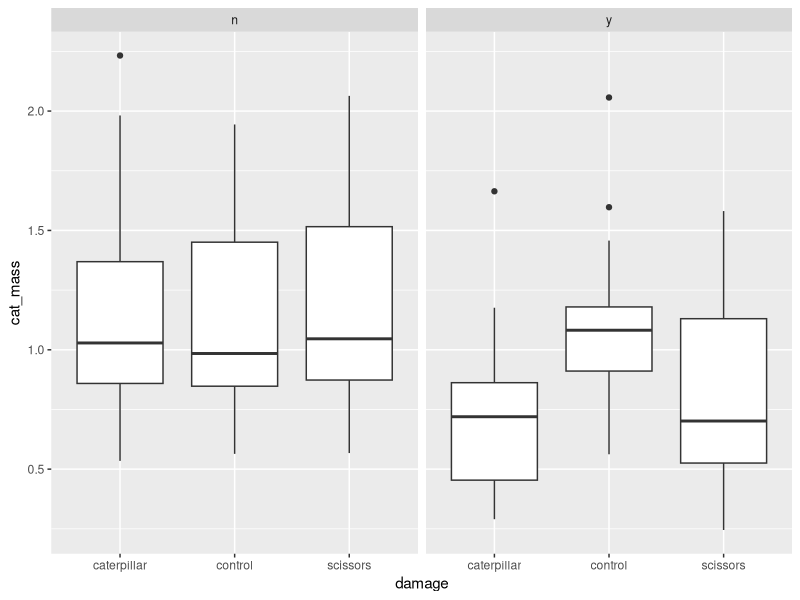
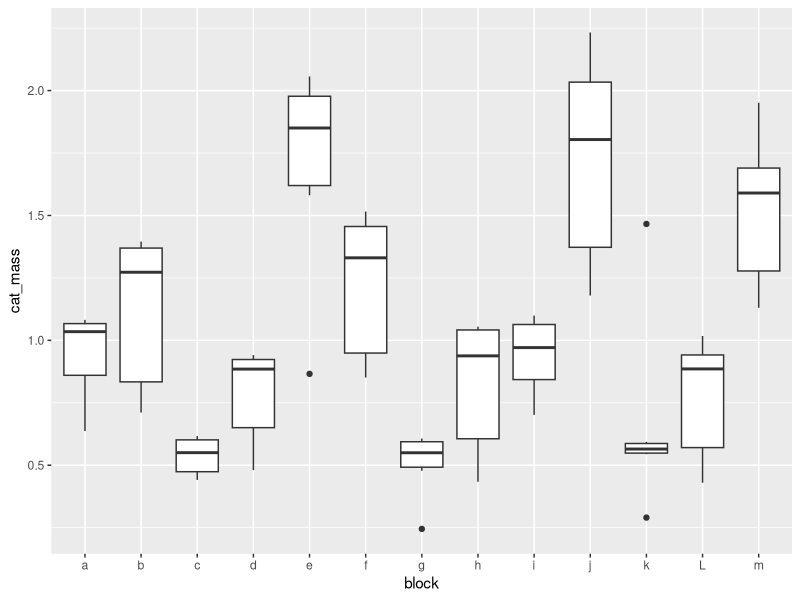
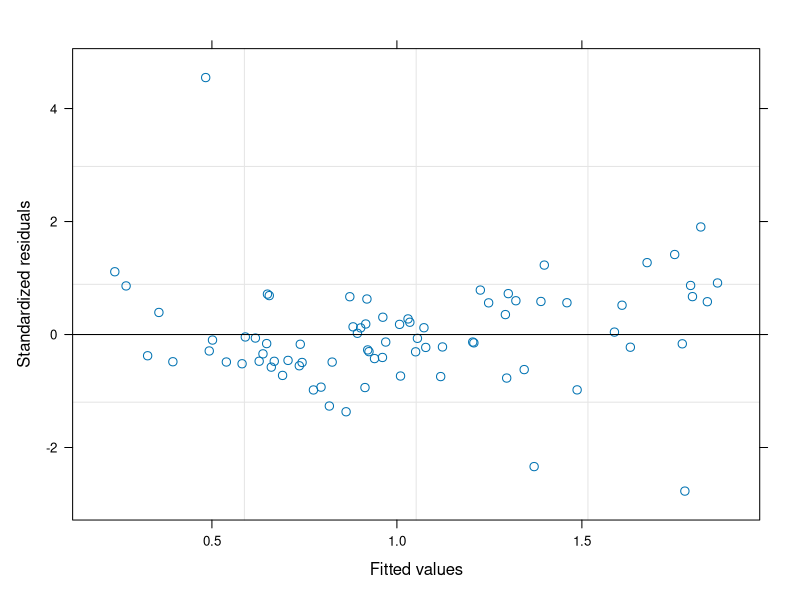
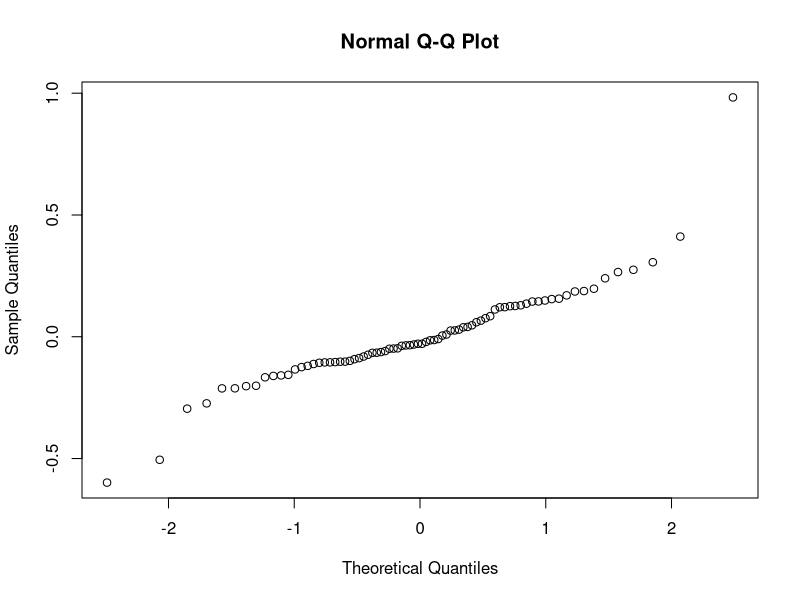
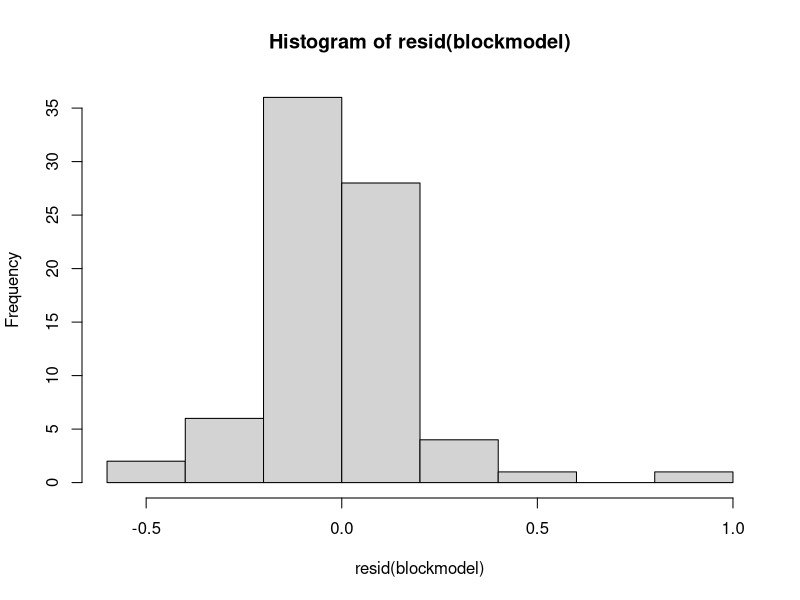

The R script that drew these images, in order:
## ---- chunk 1
library(lme4)
library(tidyverse)
## ---- chunk 2
plantdata <- read.csv("blocked_experiment.csv")

#quick look at the relationships between the DV and IVs, ignoring block:
ggplant <- ggplot(plantdata, aes(x = damage, y = cat_mass)) +
  geom_boxplot() +
  facet_wrap(.~AMF)
ggplant
## ---- chunk 3
#quick look at the variation among blocks. Note that there is lots!
ggblock <- ggplot(plantdata, aes(x = block, y = cat_mass)) +
  geom_boxplot()
ggblock
## ---- chunk 4

library(nlme) #normally this would go up at the top in the {r setup} chunk

#here's how we make the model using lme():
blockmodel <- lme(cat_mass ~ AMF * damage, random = ~1|block, data = plantdata, method="ML")
#the "random = ~1|block" part tells the lme function that the (categorical) variable block is being treated as the random intercept. 

plot(blockmodel) #this produces the same as the first autoplot
qqnorm(residuals(blockmodel)) #this produces the qqnorm like you see in the autoplot
hist(resid(blockmodel)) #here's a way to just look at a historgram of the residuals to eyeball normality. Note that you can abbreviate "residuals" to "resid" and it still works, so you don't spent hours typing those four extra characters. Can you imagine unnecessarily typing that many extra words in your R code? That would be a crazy thing for a person to do. 

# we have a lovely balanced design, so little-a anova works fine:
anova(blockmodel)

#summary produces the familiar summary table, which you can use to see the slopes & intercepts, although in this case it's the intercept and differences-of-intercepts because we only have categorical IVs. 
summary(blockmodel)

#another approach to evaluating your fixed factors is to test each factor one at a time, using likelihood ratio tests. This is used fairly commonly, but it still has the challenge of deciding which order to test things. As a rule, interactions get tested before main effects, but otherwise it's up to you to decide the order.

#likelihood ratio approach - manually testing each fixed factor
blockmodel2 <- update(blockmodel, ~.-AMF:damage) #this is a shortcut to running the next line of code. They do the same thing. 
blockmodel2 <- lme(cat_mass ~ AMF + damage, random = ~1|block, data = plantdata, method="ML") #this does the exact same thing as the previous line of code. They both produce a new model that is just like the earlier one but has the interaction removed.

#then you can perform the likelihood ratio test, which compares the two models. If they are significantly different, that is evidence that the thing you took out (in this case, the AMF:damage interaction, is important for explaining variation in your DV. A model that *doesn't* have the interaction isn't as good. In other words, the interaction is significant.)
anova(blockmodel,blockmodel2) 
#one school of thought here is that, if you have a significant interaction, you stop and don't test the main effects. That is, you report the interaction, interpret it in terms of effect sizes, and draw your conclusions. Take a look at the slide I gave you where I suggest how you might report this in the methods and results. 

